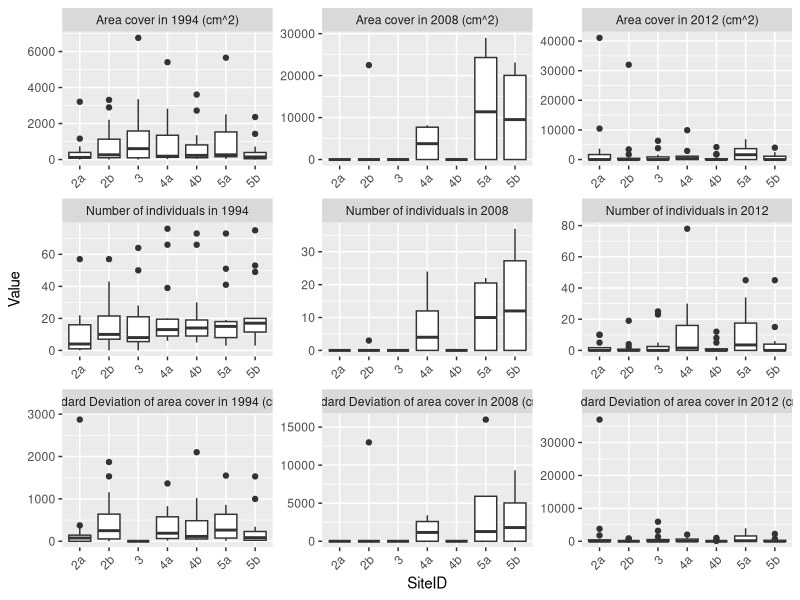

Here is the R script that generated this plot: (Note: this script raises an error after producing the figure.)
# Coşkun Küçükkaragöz (KCKCOS001)
# Tidy data practical done using the example "transplants_29May2012.xls" dataset

# Packages and setup ####
  rm(list=ls())
  library(tidyverse)
  library(data.table)
  library(readxl) # call the libraries with the functions we want to use
  {trplants_0 <- read_xls("data/transplants_29May2012.xls", sheet = "dataframe", na = "NA") # Read the data with the correct sheet selected, and make sure that all instances of "NA" are treated as proper blanks since this was giving issues previously
  trplants_0[sapply(trplants_0, is.character)] <- lapply(trplants_0[sapply(trplants_0, is.character)], as.factor) # Make all string variables into factors since each has multiple categories that are repeated and can be grouped by
    } # trplants_0 is the raw data

# Tidying up ####

  (trplants <- (trplants_0 %>% mutate(SiteID = word(Site,2), .before = Site)) %>% mutate(`Surface Type` = str_sub(word(trplants_0$Site,3),2,-2), .after = SiteID) %>% mutate(Site = NULL)) # Seperating the "Site" column into SiteID + Surface Type so that both of those can be stored as separate variables (Surface type as a descriptor of SiteID rather than as part of the ID)
  # trplants is the data after the "Sites" column has been split with no other changes

# This whole block of code puts the data into "tidy" format and gives the variables more human friendly names
  {(trplants_tidy <- trplants %>% 
      rename(`Area cover in 1994 (cm^2)` = `cm2 in 1994`, `Standard Deviation of area cover in 1994 (cm^2)` = `std (cm2) in 1994`, `Number of individuals in 1994` = `n in 1994`,`Area cover in 2008 (cm^2)` = `cm2 in 2008`, `Standard Deviation of area cover in 2008 (cm^2)` = `std (cm2) in 2008`, `Number of individuals in 2008` = `n in 2008`,`Area cover in 2012 (cm^2)` = `cm2 in 2012`,  `Standard Deviation of area cover in 2012 (cm^2)` = `std (cm2) in 2012`, `Number of individuals in 2012` = `n in 2012`)  %>% # Renaming all necessary columns
      
      pivot_longer(cols = c(`Area cover in 1994 (cm^2)`, `Standard Deviation of area cover in 1994 (cm^2)`, `Number of individuals in 1994`,`Area cover in 2008 (cm^2)`, `Standard Deviation of area cover in 2008 (cm^2)`, `Number of individuals in 2008`,`Area cover in 2012 (cm^2)`, `Standard Deviation of area cover in 2012 (cm^2)`, `Number of individuals in 2012`),names_to = "variable", values_to = "value") %>% relocate(Species) %>% # turning the data into "long format" with the quantitative variables as the selected columns
      
      rename(Quantity = variable, Value = value, `Plant growth type` = Type)) %>%  # more renaming
    group_by(Species) %>% # The dataframe is grouped by species
      arrange(Species)# The dataframe is arranged by species, which is visible in the console output but not when using the "View(trplants_tidy)" function
    
trplants_tidy[sapply(trplants_tidy, is.character)] <- lapply(trplants_tidy[sapply(trplants_tidy, is.character)], as.factor) # Make all string variables into factors since each has multiple categories that are repeated
trplants_tidy$Quantity <- as.character(trplants_tidy$Quantity)
    }

# User specified tables ####
# In this section the user can enter what parameters they desire to be filtered and selected from the rows, text will need to be entered at various points to continue the process

# Summary will give the names and type of every column so that you can determine which column is interesting for you
trplants_tidy %>% select_if(is.factor) %>% sapply(levels)


## Enter column you would like to apply your filter to here, with the name EACTLY as printed in the console, meaning you need to include backticks (``), as well as being case sensitive. After the semicolon (;) enter the filter within that column you would like to apply (again copied exactly as presented in the console)
 {filter_column <- expr("Biome"); filter_level <- "Thicket" # setting the filter parameters
   
   filter_column <- rlang::sym(filter_column) # necessary step to overcome quasiquotation problems in tidy packages
   
 (assign(paste0("trplants_filtered_",filter_column,"_",filter_level), trplants_tidy %>% filter(!!filter_column == paste(filter_level)))) #applies the filer to the dataset and names it according to the provided filter parameters.
}
# The above code should give you the correct filled table in the console as well as the environment under the name "trplants_filtered_*column*_*filter*", if the column name and level name were entered **EXACTLY** correctly

# Some summary tables and figure ####
# Some sample informative summary tables will be created, as well as a figure to conpare all of the measured quantities between the different sites

# Means of all measured quantities separated by biome type
(trplants_biome_mean_all <- trplants_tidy %>% group_by(Biome, Quantity) %>% summarise(`Mean measurements` = mean(Value,na.rm=TRUE)))

# Mean area cover of both protea species
(trplants_species_protea_mean_area <- trplants_tidy %>% group_by(Species) %>% filter(`Plant growth type`== "Protea") %>% summarise(`Mean Protea area cover (cm^2)` = mean(Value[Quantity %like% "Area cover"],na.rm=TRUE)))

# Mean area cover of all restios for each site
(trplants_siteID_restio_mean_area <- trplants_tidy %>% group_by(SiteID) %>% filter(`Plant growth type`== "Restio") %>% summarise(`Mean Restio area cover (cm^2)` = mean(Value[Quantity %like% "Area cover"],na.rm=TRUE)))

# Total number of species found for each surface type
(trplants_surfacetype_species_diversity <- trplants_tidy %>% group_by(`Surface Type`) %>% summarise(`Number of species` = length(levels(Species))))

# Total number of individuals found in each biome
(trplants_planttype_count <- trplants_tidy %>% group_by(`Plant growth type`) %>% summarise(`Total number of individual plants found across the years` = sum(Value[Quantity %like% "individuals"],na.rm=TRUE)))

# Creating a plot showing each of the quantities for each site
(trplants_siteID_all_plot <- trplants_tidy %>% ggplot() +
  geom_boxplot(aes(y = Value, x = SiteID)) +
  theme(axis.text.x = element_text(angle = 45, hjust = 1)) +
  facet_wrap(vars(Quantity), scales = "free"))
# Saving the plot to folder
  ggsave("./outputs/trplants_siteID_all_plot.png")
  
# Exporting tables ####
# You can export any of the tables generated here to the "outputs" subfolder of this project if you wish to save them for future use in further analyses.
# Fill in the name of your desired table in the following line (within the "expr()" function)
{desired_table <- expr(trplants_filtered_Biome_Thicket)

desired_table <- rlang::sym(desired_table)

write.table(eval(expr(!!desired_table)), file = paste("./outputs/",paste(desired_table),".csv"))
}
# END ####